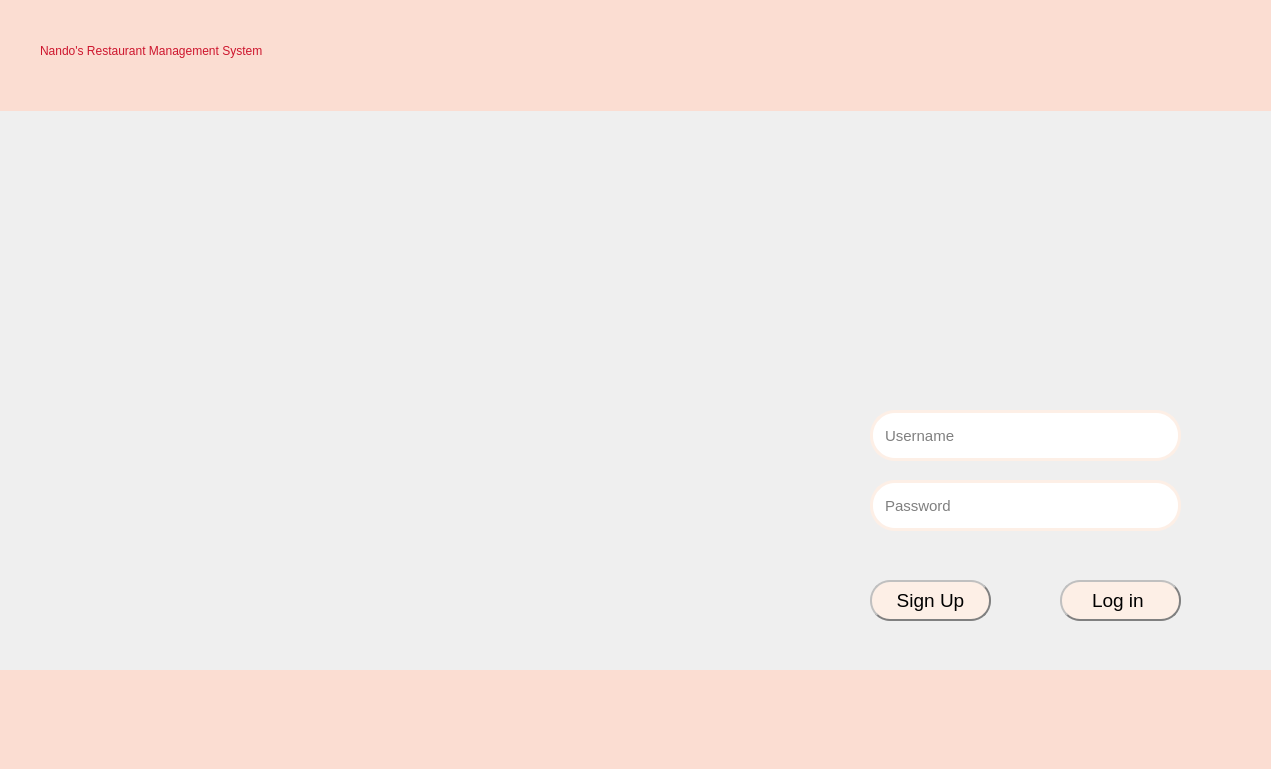
<?xml version="1.0" encoding="UTF-8"?>
<ui version="4.0">
 <class>LoginPage</class>
 <widget class="QDialog" name="LoginPage">
  <property name="geometry">
   <rect>
    <x>0</x>
    <y>0</y>
    <width>1271</width>
    <height>769</height>
   </rect>
  </property>
  <property name="windowTitle">
   <string>Dialog</string>
  </property>
  <property name="styleSheet">
   <string notr="true"/>
  </property>
  <widget class="QLabel" name="icon">
   <property name="geometry">
    <rect>
     <x>0</x>
     <y>110</y>
     <width>741</width>
     <height>561</height>
    </rect>
   </property>
   <property name="styleSheet">
    <string notr="true">border-radius: 50%;</string>
   </property>
   <property name="text">
    <string/>
   </property>
   <property name="pixmap">
    <pixmap>../images/Restaurant-Management-page-BG-2.jpg</pixmap>
   </property>
   <property name="scaledContents">
    <bool>true</bool>
   </property>
  </widget>
  <widget class="QLabel" name="Background">
   <property name="geometry">
    <rect>
     <x>0</x>
     <y>0</y>
     <width>1271</width>
     <height>871</height>
    </rect>
   </property>
   <property name="styleSheet">
    <string notr="true"/>
   </property>
   <property name="text">
    <string/>
   </property>
   <property name="pixmap">
    <pixmap>../images/Untitled-1-01-01.jpg</pixmap>
   </property>
   <property name="scaledContents">
    <bool>true</bool>
   </property>
  </widget>
  <widget class="QLineEdit" name="signin_username">
   <property name="geometry">
    <rect>
     <x>870</x>
     <y>410</y>
     <width>311</width>
     <height>51</height>
    </rect>
   </property>
   <property name="font">
    <font>
     <pointsize>-1</pointsize>
    </font>
   </property>
   <property name="styleSheet">
    <string notr="true">background-color: white;
border: 3px solid #fdefe6;
border-radius: 25px;
padding: 10px;
font-size: 15px;
font-color:gray;
</string>
   </property>
   <property name="placeholderText">
    <string>Username</string>
   </property>
  </widget>
  <widget class="QLineEdit" name="signin_password">
   <property name="geometry">
    <rect>
     <x>870</x>
     <y>480</y>
     <width>311</width>
     <height>51</height>
    </rect>
   </property>
   <property name="font">
    <font>
     <pointsize>-1</pointsize>
    </font>
   </property>
   <property name="styleSheet">
    <string notr="true">background-color: white;
border: 3px solid #fdefe6;
border-radius: 25px;
padding: 10px;
font-size: 15px;
font-color:gray;</string>
   </property>
   <property name="echoMode">
    <enum>QLineEdit::Password</enum>
   </property>
   <property name="placeholderText">
    <string>Password</string>
   </property>
  </widget>
  <widget class="QPushButton" name="signin_btn_login">
   <property name="geometry">
    <rect>
     <x>1060</x>
     <y>580</y>
     <width>121</width>
     <height>41</height>
    </rect>
   </property>
   <property name="font">
    <font>
     <pointsize>14</pointsize>
    </font>
   </property>
   <property name="autoFillBackground">
    <bool>false</bool>
   </property>
   <property name="styleSheet">
    <string notr="true">QPushButton{
background-color: #fdefe6;
border-style:outset;
border-width: 2px;
border-color:gray;
border-radius: 20px;

}

QPushButton:hover{
background-color: #fdefe6;
border-style:inset;
color: #fdefe6;
}
</string>
   </property>
   <property name="text">
    <string>Log in </string>
   </property>
  </widget>
  <widget class="QPushButton" name="signin_btn_signup">
   <property name="geometry">
    <rect>
     <x>870</x>
     <y>580</y>
     <width>121</width>
     <height>41</height>
    </rect>
   </property>
   <property name="font">
    <font>
     <family>MS Shell Dlg 2</family>
     <pointsize>14</pointsize>
    </font>
   </property>
   <property name="styleSheet">
    <string notr="true">QPushButton{
background-color: #fdefe6;
border-style:outset;
border-width: 2px;
border-color:gray;
border-radius: 20px;

}

QPushButton:hover{
background-color: #white;
border-style:inset;
color: #fdefe6;
}

</string>
   </property>
   <property name="text">
    <string>Sign Up</string>
   </property>
  </widget>
  <widget class="QLabel" name="login_background_4">
   <property name="geometry">
    <rect>
     <x>0</x>
     <y>0</y>
     <width>1281</width>
     <height>111</height>
    </rect>
   </property>
   <property name="mouseTracking">
    <bool>true</bool>
   </property>
   <property name="styleSheet">
    <string notr="true">background-color: #fbddd2;</string>
   </property>
   <property name="text">
    <string/>
   </property>
  </widget>
  <widget class="QLabel" name="login_background_5">
   <property name="geometry">
    <rect>
     <x>-10</x>
     <y>670</y>
     <width>1281</width>
     <height>101</height>
    </rect>
   </property>
   <property name="mouseTracking">
    <bool>true</bool>
   </property>
   <property name="styleSheet">
    <string notr="true">background-color: #fbddd2;</string>
   </property>
   <property name="text">
    <string/>
   </property>
  </widget>
  <widget class="QLabel" name="label_3">
   <property name="geometry">
    <rect>
     <x>1060</x>
     <y>20</y>
     <width>161</width>
     <height>81</height>
    </rect>
   </property>
   <property name="text">
    <string/>
   </property>
   <property name="pixmap">
    <pixmap>../images/logo-01.png</pixmap>
   </property>
   <property name="scaledContents">
    <bool>true</bool>
   </property>
  </widget>
  <widget class="QLabel" name="label">
   <property name="geometry">
    <rect>
     <x>40</x>
     <y>30</y>
     <width>561</width>
     <height>41</height>
    </rect>
   </property>
   <property name="styleSheet">
    <string notr="true">font: 75 16pt &quot;Helvetica Rounded&quot;;
color: #cd152d;</string>
   </property>
   <property name="text">
    <string>Nando's Restaurant Management System</string>
   </property>
  </widget>
  <widget class="QLabel" name="label_4">
   <property name="geometry">
    <rect>
     <x>930</x>
     <y>210</y>
     <width>161</width>
     <height>151</height>
    </rect>
   </property>
   <property name="text">
    <string/>
   </property>
   <property name="pixmap">
    <pixmap>../images/1-01.png</pixmap>
   </property>
   <property name="scaledContents">
    <bool>true</bool>
   </property>
  </widget>
  <zorder>Background</zorder>
  <zorder>icon</zorder>
  <zorder>signin_username</zorder>
  <zorder>signin_password</zorder>
  <zorder>signin_btn_login</zorder>
  <zorder>signin_btn_signup</zorder>
  <zorder>login_background_4</zorder>
  <zorder>login_background_5</zorder>
  <zorder>label_3</zorder>
  <zorder>label</zorder>
  <zorder>label_4</zorder>
 </widget>
 <resources/>
 <connections/>
</ui>
